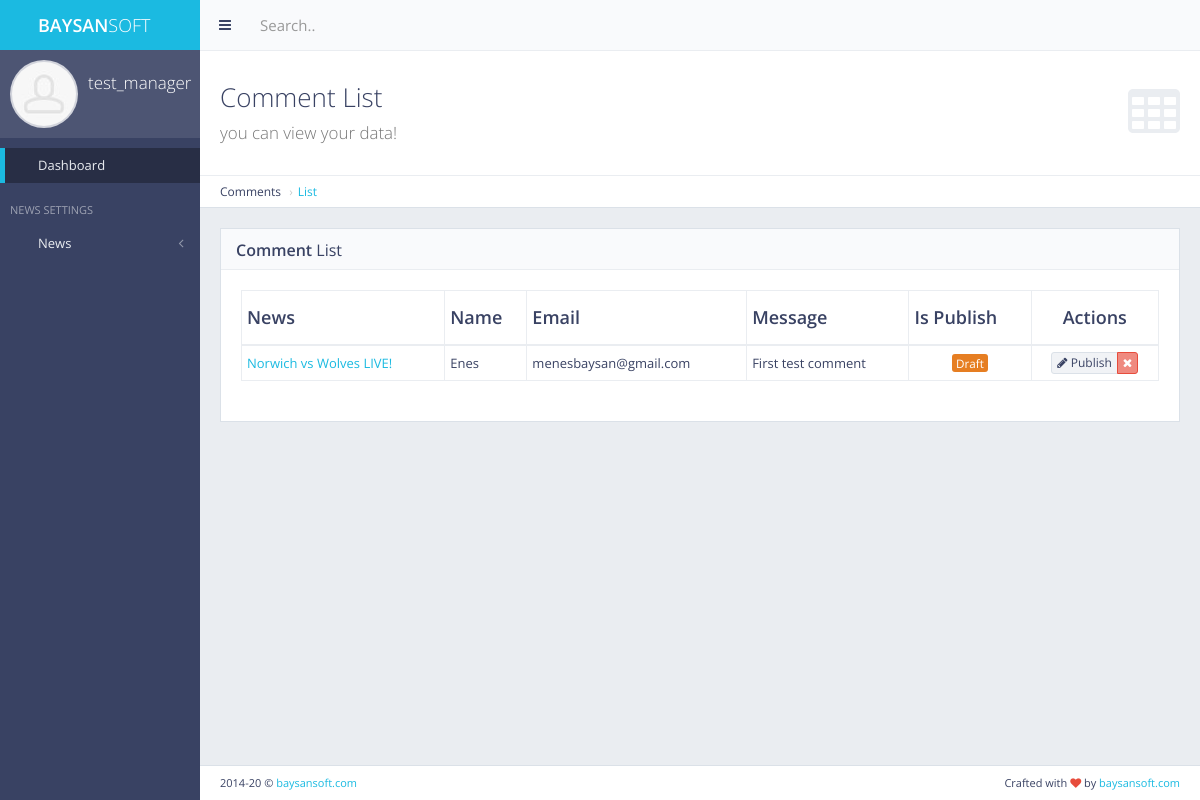
Page /panel/comments/list/ (signed in) on the earlier database version.
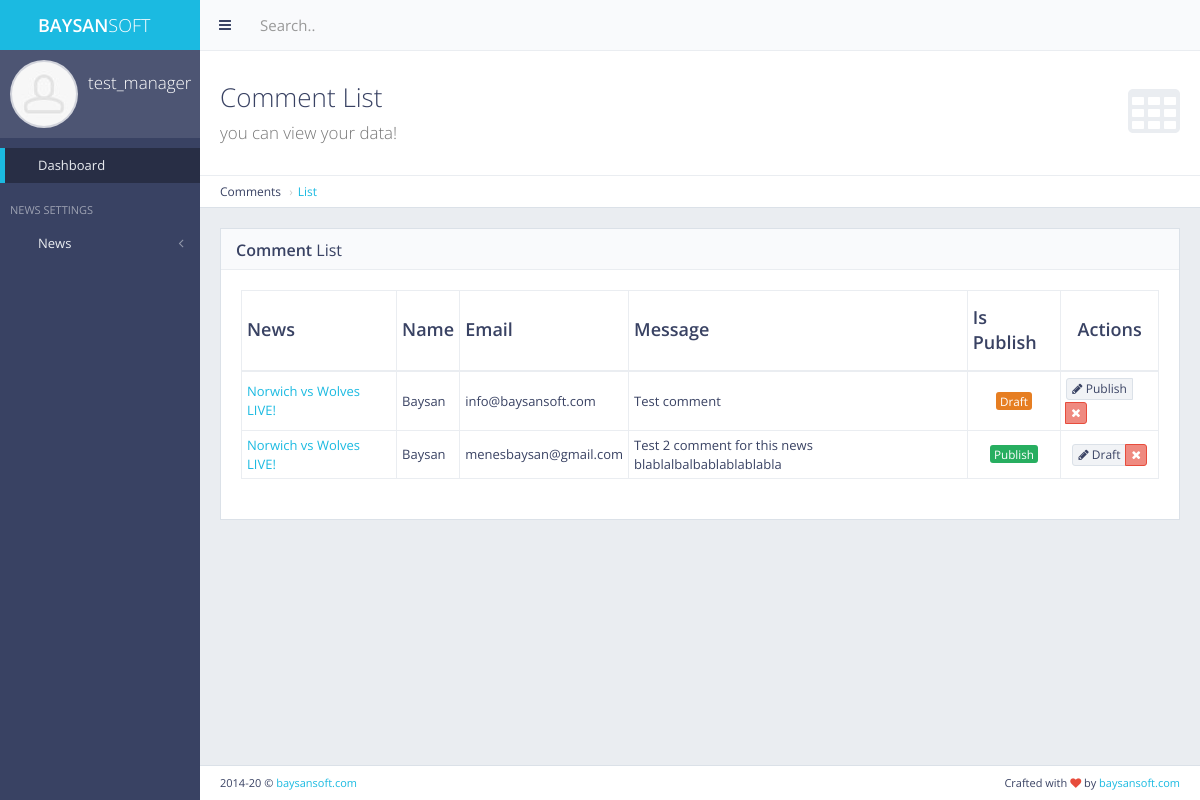
Same page on the later database version.
### comments/models.py (models this page shows, shortened)
class Comment(models.Model):
    email = models.CharField(max_length=255)
    name = models.CharField(max_length=255)
    txt = models.TextField()
    is_published = models.BooleanField(default=False)
    news = models.ForeignKey(News, on_delete=models.CASCADE)

### news/models.py (models this page shows, shortened)
class News(models.Model):
    name = models.CharField(max_length=255)
    short_txt = models.TextField()
    body_txt = models.TextField()
    date = models.DateTimeField(auto_now_add=True)
    pic_name = models.TextField()
    pic_url = models.TextField(default='-')
    writer = models.CharField(max_length=50)
    category_name = models.CharField(max_length=255, default='-')
    category_id = models.IntegerField(default=0)
    ocategory_id = models.IntegerField(default=0)
    show = models.IntegerField(default=0)
    tag = models.TextField(default="")
    class Meta:
        verbose_name = 'News'
        verbose_name_plural = 'News'

### comments/views.py (the view)
# urls.py: path('list/', views.get_all_comments, name='comment_list'),
@login_required(
    login_url='/login/')  # bu şekilde login olmasını sağlıyoruz, eğer auth değilse login sayfasına (login_url='...') redirect oluyor
def get_all_comments(request):
    comments = Comment.objects.all()
    context = {
        'comments': comments,
    }
    return render(request, 'back/comment_list.html', context=context)

### category/context_processor.py (called while the page is built)
def get_categories(request):  # template'a direkt veri yolluyor
    get_categories = Category.objects.all()
    return dict(
        get_categories=get_categories)  # get_categories diyerek direkt template'den çağırabiliriz. Sözlük olarak döndürür.

### main/context_processors.py (called while the page is built)
def get_site_settings(request):
    site = Main.objects.first()
    return dict(site_settings=site)

### main/templatetags/my_auth.py (called while the page is built)
@register.filter(name='has_group')
def has_group(user,group_name):
    return user.groups.filter(name=group_name).exists()

### news/context_processors.py (called while the page is built)
def get_last_news(request):
    get_last_news = News.objects.all().order_by('-date')[:3]
    return dict(get_last_news=get_last_news)

def get_popular_posts(request):  # bu şekilde tek fonksiyon ile 2 veri seti döndürebiliriz
    get_popular_posts = News.objects.all().order_by('-show')
    get_popular_posts_detail = News.objects.all().order_by('-show')[:3]
    get_popular_posts_home = News.objects.all().order_by('-show')[:3]
    return dict(get_popular_posts=get_popular_posts, get_popular_posts_detail=get_popular_posts_detail,
                get_popular_posts_home=get_popular_posts_home)

### subcategory/context_processors.py (called while the page is built)
def get_subcategories(request):
    get_subcategories = SubCategory.objects.all()
    return dict(get_subcategories=get_subcategories)

### trending/context_processors.py (called while the page is built)
def get_trendings(request):
    trendings = Trending.objects.all().filter(is_publish=True).order_by('?')  # bu sayede random getirdik
    return dict(get_trendings=trendings)

### templates/back/comment_list.html (shortened to what this page needs)
{% extends 'back/layout.html' %}
{% load static %}
{% block body %}
    <div class="content-header">
        <div class="header-section">
            <h1>
                <i class="fa fa-table"></i>Comment List<br><small>you can view your data!</small>
            </h1>
        </div>
    </div>
    <ul class="breadcrumb breadcrumb-top">
        <li>Comments</li>
        <li><a href="{% url 'comments:comment_list' %}">List</a></li>
    </ul>
    <div class="block full">
        <div class="block-title">
            <h2><strong>Comment</strong> List</h2>
        </div>
        <div class="table-responsive">
            <table id="example-datatable" class="table table-vcenter table-condensed table-bordered">
                <thead>
                <tr>
                    <th>News</th>
                    <th>Name</th>
                    <th>Email</th>
                    <th>Message</th>
                    <th>Is Publish</th>
                    <th class="text-center">Actions</th>
                </tr>
                </thead>
                <tbody>
                {% for comment in comments %}
                    <tr>
                        <td><a href="{% url 'panel:news_edit' pk=comment.news.pk %}">{{ comment.news.name }}</a></td>
                        <td>{{ comment.name }}</td>
                        <td>{{ comment.email }}</td>
                        <td>{{ comment.txt }}</td>
                        <td class="text-center">
                            {% if comment.is_published == True %}
                                <span class="label label-success">Publish</span>
                            {% else %}
                                <span class="label label-warning">Draft</span>
                            {% endif %}
                        </td>
                        <td class="text-center">
                            <div class="btn-group">
                                {% if comment.is_published == False %}
                                    <a href="{% url 'comments:publish_comment' cpk=comment.pk %}" data-toggle="tooltip"
                                       title="Publish"
                                       class="btn btn-xs btn-default"><i class="fa fa-pencil"></i> Publish</a>
                                {% else %}
                                    <a href="{% url 'comments:draft_comment' cpk=comment.pk %}" data-toggle="tooltip"
                                       title="Draft"
                                       class="btn btn-xs btn-default"><i class="fa fa-pencil"></i> Draft</a>
                                {% endif %}
                                <a href="{% url 'comments:delete_comment' cpk=comment.pk %}" data-toggle="tooltip"
                                   title="Delete"
                                   class="btn btn-xs btn-danger"><i class="fa fa-times"></i></a>
                            </div>
                        </td>
                    </tr>
                {% endfor %}
                </tbody>
            </table>
        </div>
    </div>
{% endblock body %}

### templates/back/layout.html (shortened to what this page needs)
{% load static %}
{% if user.is_authenticated %}
    <!DOCTYPE html>
    <html class="no-js" lang="en">
    <head>
        <link rel="stylesheet" href="{% static 'back/css/bootstrap.min.css' %}">
        <link rel="stylesheet" href="{% static 'back/css/plugins.css' %}">
        <link rel="stylesheet" href="{% static 'back/css/main.css' %}">
        <link rel="stylesheet" href="{% static 'back/css/themes.css' %}">
        <link rel="stylesheet" href="{% static 'ToastJs/Toast.min.css' %}">
        <link rel="stylesheet" href="{% static 'node_modules/sweetalert2/dist/sweetalert2.min.css' %}">
    </head>
    <body>
    <div id="page-wrapper">
        <div id="page-container" class="sidebar-partial sidebar-visible-lg sidebar-no-animations">
            <div id="sidebar">
                <div id="sidebar-scroll">
                    <div class="sidebar-content">
                        <a href="http://baysansoft.com/" target="_blank" class="sidebar-brand">
                            <i class="gi gi-flash"></i><span
                                class="sidebar-nav-mini-hide"><strong>BAYSAN</strong>SOFT</span>
                        </a>
                        <div class="sidebar-section sidebar-user clearfix sidebar-nav-mini-hide">
                            <div class="sidebar-user-avatar">
                                <a href="page_ready_user_profile.html">
                                    <img src="{% static 'back/img/placeholders/avatars/avatar2.jpg' %}" alt="avatar">
                                </a>
                            </div>
                            <div class="sidebar-user-name">{{ request.user.username }}</div>
                            <div class="sidebar-user-links">
                                <a href="{% url 'main:home' %}" data-toggle="tooltip" data-placement="bottom"
                                   title="Site Home Page"><i class="gi gi-home"></i></a>
                                <a href="{% url 'panel:message_box' %}" data-toggle="tooltip" data-placement="bottom"
                                   title="Message Box"><i class="gi gi-message_plus"></i></a>
                                <a href="page_ready_user_profile.html" data-toggle="tooltip" data-placement="bottom"
                                   title="Profile"><i class="gi gi-user"></i></a>
                                <a href="{% url 'panel:change_password' %}" class="enable-tooltip" data-placement="bottom"
                                   title="Settings"
                                   onclick="$('#modal-user-settings').modal('show');"><i class="gi gi-cogwheel"></i></a>
                                <a href="{% url 'main:my_logout' %}" data-toggle="tooltip" data-placement="bottom"
                                   title="Logout"><i
                                        class="gi gi-exit"></i></a>
                            </div>
                        </div>
                        {% include 'back/includes/sidebar.html' %}
                    </div>
                </div>
            </div>
            <div id="main-container">
                <header class="navbar navbar-default">
                    <ul class="nav navbar-nav-custom">
                        <li>
                            <a href="javascript:void(0)" onclick="App.sidebar('toggle-sidebar');this.blur();">
                                <i class="fa fa-bars fa-fw"></i>
                            </a>
                        </li>
                    </ul>
                    <form action="page_ready_search_results.html" method="post" class="navbar-form-custom">
                        <div class="form-group">
                            <input type="text" id="top-search" name="top-search" class="form-control"
                                   placeholder="Search..">
                        </div>
                    </form>
                </header>
                <div id="page-content">
                    {% block body %}
                    {% endblock body %}
                </div>
                <footer class="clearfix">
                    <div class="pull-right">
                        Crafted with <i class="fa fa-heart text-danger"></i> by <a href="http://baysansoft.com/"
                                                                                   target="_blank">baysansoft.com</a>
                    </div>
                    <div class="pull-left">
                        <span id="year-copy"></span> &copy; <a href="http://baysansoft.com/"
                                                               target="_blank">baysansoft.com</a>
                    </div>
                </footer>
            </div>
        </div>
    </div>
    </body>
    </html>
{% else %}
    <h2>Please Login</h2>
{% endif %}

### templates/back/includes/sidebar.html (shortened to what this page needs)
{% load static %}
{% load my_auth %}
<ul class="sidebar-nav">
    <li>
        <a href="{% url 'panel:home' %}" class=" active"><i
                class="gi gi-stopwatch sidebar-nav-icon"></i><span class="sidebar-nav-mini-hide">Dashboard</span></a>
    </li>
    <li class="sidebar-header">
                            <span class="sidebar-header-options clearfix"><a href="javascript:void(0)"
                                                                             data-toggle="tooltip"
                                                                             title="News Settings"><i
                                    class="gi gi-show_big_thumbnails"></i></a></span>
        <span class="sidebar-header-title">News Settings</span>
    </li>
    <li>
        <a href="#" class="sidebar-nav-menu"><i
                class="fa fa-angle-left sidebar-nav-indicator sidebar-nav-mini-hide"></i><i
                class="gi gi-show_big_thumbnails sidebar-nav-icon"></i><span
                class="sidebar-nav-mini-hide">News</span></a>
    </li>
</ul>

Differences in the rows shown:
removed Comment: news.name "Norwich vs Wolves LIVE!", name "Enes", email "menesbaysan@gmail.com", txt "First test comment", is_published "Draft"
added Comment: news.name "Norwich vs Wolves LIVE!", name "Baysan", email "info@baysansoft.com", txt "Test comment", is_published "Draft"
added Comment: news.name "Norwich vs Wolves LIVE!", name "Baysan", email "menesbaysan@gmail.com", txt "Test 2 comment for this news blablalbalbablablablabla", is_published "Publish"
